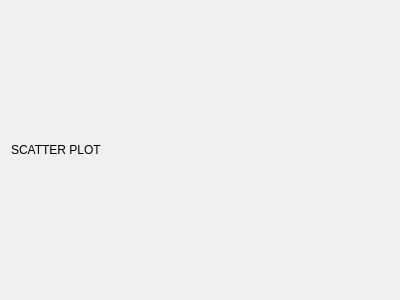
<?xml version="1.0" encoding="UTF-8"?>
<ui version="4.0">
 <class>Form</class>
 <widget class="QWidget" name="Form">
  <property name="geometry">
   <rect>
    <x>0</x>
    <y>0</y>
    <width>400</width>
    <height>300</height>
   </rect>
  </property>
  <property name="windowTitle">
   <string>Form</string>
  </property>
  <layout class="QHBoxLayout" name="horizontalLayout">
   <item>
    <widget class="QLabel" name="label">
     <property name="text">
      <string>SCATTER PLOT</string>
     </property>
    </widget>
   </item>
  </layout>
 </widget>
 <resources/>
 <connections/>
</ui>
